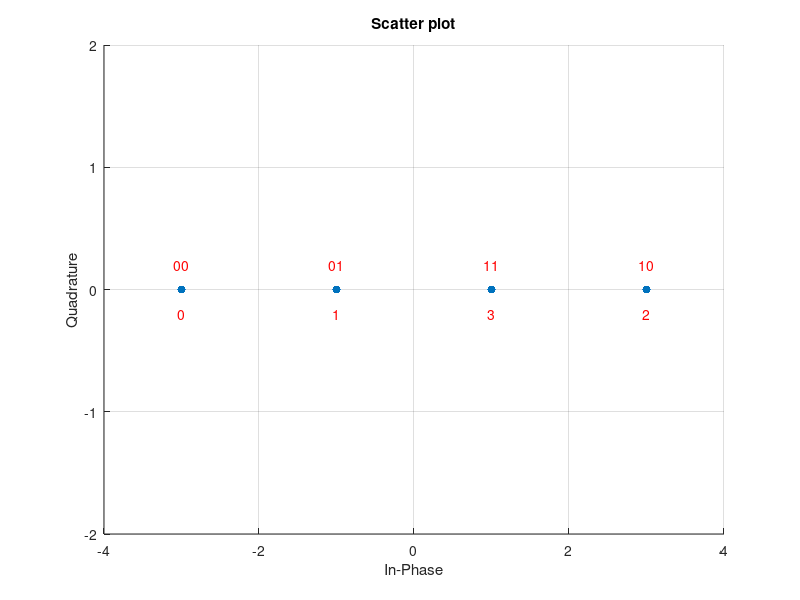
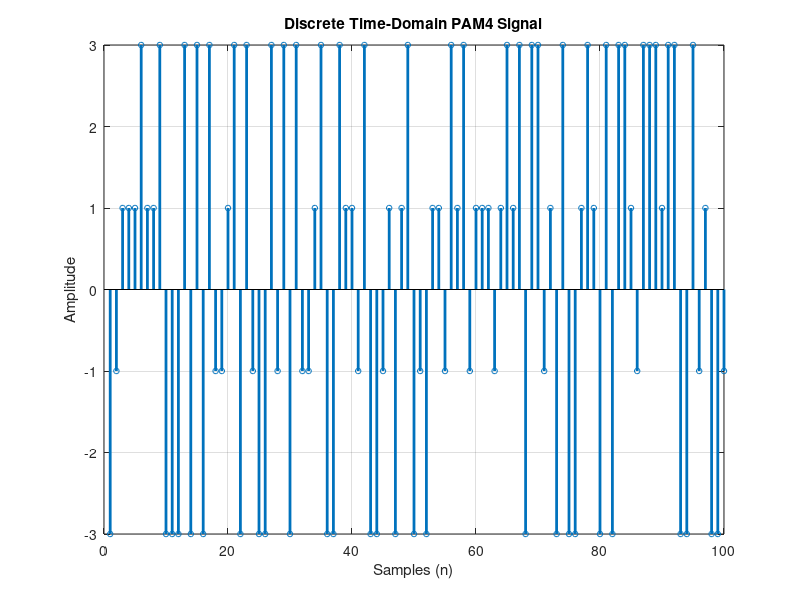

Source code (MATLAB) for these figures, in order: (Note: this script raises an error after producing the figures.)
close all; clear all; clc;

%% ============================ Parameter =================================
FsDAC = 128* 10^9;
FsADC = 80* 10^9;
Baud = 56* 10^9;
M = 4;
amplitudes = [-3, -1, 3, 1]; % Define PAM4 amplitude levels
sample_per_symbol = FsDAC / Baud;
RefLen = 1000;

fig_bottom = 1;

% Transmitter
%% =========================== Random Sequence ============================
tx1 = randi([0, 1], 1, 40000);

%% ==================== Group Bits into Symbols ===========================
tx1_grouped = reshape(tx1, 2, []); % Reshape into 2 rows (each column is a 2-bit group)
tx2 = tx1_grouped(1, :) * 2 + tx1_grouped(2, :); % Convert binary to decimal

%% ===================Map Symbols to PAM4 Amplitudes ======================
tx3 = amplitudes(tx2 + 1); % Map symbols to amplitudes

%% ================== Plot Constellation Diagram ==========================
if fig_bottom == 1
    figure;
    scatter(real(tx3), imag(tx3), 20, 'MarkerEdgeColor', [0 0.4470 0.7410], 'MarkerFaceColor', [0 0.4470 0.7410]);
    
    % Plot constellation points
    hold on;
    
    % Add binary labels
    for k = 1:M
        % Binary encoding for each level
        binary_label = dec2bin(k-1, 2); % Convert decimal to 3-bit binary
        text(real(amplitudes(k)), 0.2, binary_label,'HorizontalAlignment', 'center', 'Color', 'red'); % Binary label
        text(real(amplitudes(k)), -0.2, num2str(k-1), 'HorizontalAlignment', 'center', 'Color', 'red'); % Decimal value
    end
    hold off;
    % Adjust plot aesthetics
    xlabel('In-Phase');
    ylabel('Quadrature');
    title('Scatter plot');
    axis([-M M -2 2]); % Adjust axis limits
    grid on;
    
    figure;
    stem(tx3(:, 1:100), 'LineWidth', 2, 'MarkerSize', 4, 'Color', [0 0.4470 0.7410]);
    xlabel('Samples (n)');
    ylabel('Amplitude');
    title('Discrete Time-Domain PAM4 Signal');
    grid on;
end

%% ============= Upsample (Insert Zeros Between Symbols) ==================
tx_upsampled = upsample(tx3, round(sample_per_symbol)); % interpolation

%% ======== Apply Pulse Shaping Filter (e.g., Root-Raised Cosine) =========
span = 10; % Filter span in symbols
roll_off = 0.25; % Roll-off factor
rrc_filter = rcosdesign(roll_off, span, round(sample_per_symbol), 'sqrt'); % RRC filter design
% fvtool(rrc_filter, 'Analysis', 'impulse'); % check impulse response

% Convolve the upsampled signal with the RRC filter
tx4 = conv(tx_upsampled, rrc_filter, 'same'); % Apply pulse shaping

%% ====================== Generate Time Vector ============================
tx5 = [zeros(1, RefLen) tx4 zeros(1, RefLen)];
t = (0:length(tx5)-1) / FsDAC; % Time vector based on DAC sampling rate

% ============================ Plot Figures ============================= %
if fig_bottom == 1
    figure;
    
    % Discrete signal after upsampling
    subplot(2, 1, 1);
    stem(t(1:100) * 1e9, tx_upsampled(1:100), 'LineWidth', 2, 'MarkerSize', 4, 'Color', [0 0.4470 0.7410]); % Show the first 100 samples
    xlabel('Time (ns)');
    ylabel('Amplitude');
    title('Upsampled PAM4 Signal');
    grid on;
    
    % Filtered signal in time domain
    subplot(2, 1, 2);
    plot(t(1:100) * 1e9, tx4(1:100), 'LineWidth', 1, 'MarkerSize', 4, 'Color', [0 0.4470 0.7410]);
    xlabel('Time (ns)');
    ylabel('Amplitude');
    title('Filtered PAM4 Signal');
    grid on;
    
    figure;
    plot(tx5);
    xlabel('Time (ns)');
    ylabel('Amplitude');
    title('PAM4 Signal');
    xlim([0 length(tx5)]);
    
    % Eye Diagram
    eyediagram(tx4, 2* round(sample_per_symbol));
    grid on;
    
    % Autocorrelation
    maxlag = 100;
    [c,lags] = xcorr(tx4, maxlag, 'normalized');
    figure;
    stem(lags,c)
    xlabel('Lags');
    ylabel('Correlation (Normalized)');
    title('Autocorrelation of Signal');
    grid on;
end

%% ============================ Channel ===================================
tx6 = resample(tx5, FsADC, FsDAC);
SNR = 20;
rx1_simu = awgn(tx6, SNR, 'measured');

% Voltera Series Non-linear Channel
m = 3;
h0 = 0;
h1 = [1.58 2.33 1.81]; % Linear Term
h2 = [0.08 0.05 0.04; 0.01 0.09 0.03; 0.08 0.02 0.07]; % Quadratic Term

v = zeros(1, length(rx1_simu));
for t = m+1:length(rx1_simu)
    v(t) = h0 + sum(h1 .* rx1_simu(t-m:t-1));
    for k1 = 1:m
        for k2 = k1:m
            v(t) = v(t) + h2(k1, k2) * rx1_simu(t-k1) * rx1_simu(t-k2);
        end
    end
end

% v = 1.35*rx1_simu - 0.2* rx1_simu.^2 + 0.05* rx1_simu.^3; % Adjust by
% yourself
% H = [1 0.4 0.5 0.9 0.7];
% rx1_simu = filter(H, 1, rx1_simu);

% ============================ Plot Figures ============================= %
if fig_bottom == 1
    maxlag = 100;
    [c,lags] = xcorr(v, maxlag, 'normalized');
    figure;
    stem(lags,c)
    xlabel('Lags');
    ylabel('Correlation (Normalized)');
    title('Autocorrelation of Receive Signal');
    grid on;
end
% Receiver
%% ========================== Match Filter ================================
rx1 = resample(v, FsDAC, FsADC);
match_filter = fliplr(rrc_filter);
rx2 = conv(rx1, match_filter, 'same');
t = (0:length(rx1)-1) / FsDAC; % Generate time vector

% Move Group Delay
gd = (length(match_filter)-1)/2;
if length(rx2) > 2*gd
    rx2 = rx2(gd+1 : end-gd);
end
tt = (0:length(rx2)-1) / FsDAC;

% Plot Figure
if fig_bottom ==1
    figure;
    subplot(2,1,1);
    plot(t * 1e9, rx1, 'b');
    xlabel('Time (ns)');
    ylabel('Amplitude');
    xlim([0 max(t* 1e9)])
    title('Before Match Filter');
    grid on;
    
    subplot(2,1,2);
    plot(tt * 1e9, rx2, 'b');
    xlabel('Time (ns)');
    ylabel('Amplitude');
    xlim([0 max(tt* 1e9)])
    title('After Match Filter');
    grid on;
end

%% ========================= Synchronization ==============================
syncLv = [0.1 0.9];
for corr = linspace(max(syncLv) , min(syncLv), 10)
    [syncIndex, syncValue] = winsync(rx2, tx4, RefLen, corr);
    disp(['... located', num2str(corr), 'at', num2str(syncIndex)]);
    if syncIndex < length(rx2) - length(tx4)    % Located
        rx3 = reshape(rx2(syncIndex : syncIndex + length(tx4) - 1), 1, []); 
        break
    elseif corr == min(syncLv)  % Intertupted
        disp('ERROR : Failed in synchronization!!');
        return
    end
end
% Plot Figure
if fig_bottom == 1
    figure;
    subplot(2,1,1);
    plot(rx2, 'b'); title('Signal before synchronization');
    subplot(2,1,2);
    plot(rx3, 'r'); title('Signal after synchronization');
    
    % Eye Diagram
    eyediagram(rx3, 2* round(sample_per_symbol));
    grid on;
end

%% ============================= Downsample ===============================
rx4 = downsample(rx3, round(sample_per_symbol));

if fig_bottom == 1
    figure;
    scatter(real(rx4), imag(rx4), 20, 'MarkerEdgeColor', [0 0.4470 0.7410], 'MarkerFaceColor', [0 0.4470 0.7410]);
    % Plot constellation points
    hold on;
    
    % Add binary labels
    for k = 1:M
        % Binary encoding for each level
        binary_label = dec2bin(k-1, 2); % Convert decimal to 3-bit binary
        text(real(amplitudes(k)), 0.2, binary_label,'HorizontalAlignment', 'center', 'Color', 'red'); % Binary label
        text(real(amplitudes(k)), -0.2, num2str(k-1), 'HorizontalAlignment', 'center', 'Color', 'red'); % Decimal value
    end
    hold off;
    % Adjust plot aesthetics
    xlabel('In-Phase');
    ylabel('Quadrature');
    title('Scatter plot');
    axis([-M M -2 2]); % Adjust axis limits
    grid on;
end
%% =========================== Equalizer ==================================
L = 3;
a = 0.001;
training_length = 6000;
x = rx4(1 : training_length);
d = tx3(1 : training_length);

y = LMS_Equalizer(x, rx4, d, L, a);
% y = Voltera_Equalizer(x, rx4, d, L, a);

%%%%%%%%%%%%%%%%%%%%%%%%%%%%%%%%%%%%%%%%%%%%%%%%%%%%%%%%%%%%%%%%%%%%%%%%%%%
%%%%%%%%%%%%%%%%%%%%% Put the equalizer you designed %%%%%%%%%%%%%%%%%%%%%%
%%%%%%%%%%%%%%%%%%%%%%%%%%%%%%%%%%%%%%%%%%%%%%%%%%%%%%%%%%%%%%%%%%%%%%%%%%%

rx5 = y(training_length + 1 : end);

%% =========================== Demodulation ===============================
rx6 = zeros(1, length(rx5));
for i = 1:length(rx5)
    if rx5(i) > 2
        rx6(i) = 3;
    elseif (rx5(i) > 0) && (rx5(i) <= 2)
        rx6(i) = 1;
    elseif (rx5(i) > -2) && (rx5(i) <= 0)
        rx6(i) = -1;
    else
        rx6(i) = -3;
    end
end

%% ============================ Demapping =================================
rx7 = zeros(1, 2*length(rx6));  % Final bit array
for i = 1:length(rx6)
    if rx6(i) == -3
        rx7(2*i-1 : 2*i) = [0 0];
    elseif rx6(i) == -1
        rx7(2*i-1 : 2*i) = [0 1];
    elseif rx6(i) ==  1
        rx7(2*i-1 : 2*i) = [1 1];
    elseif rx6(i) ==  3
        rx7(2*i-1 : 2*i) = [1 0];
    end
end

%% =========================== Evaluation =================================
tx_short = tx1(2*training_length + 1 : end);
rx_short = rx7(1:end);

num_error = sum(tx_short ~= rx_short);
BER = num_error / length(rx_short);
BERMatrix = [];
BERMatrix = BER;
fprintf('Bit Error Rate (BER) = %g\n', BER);

